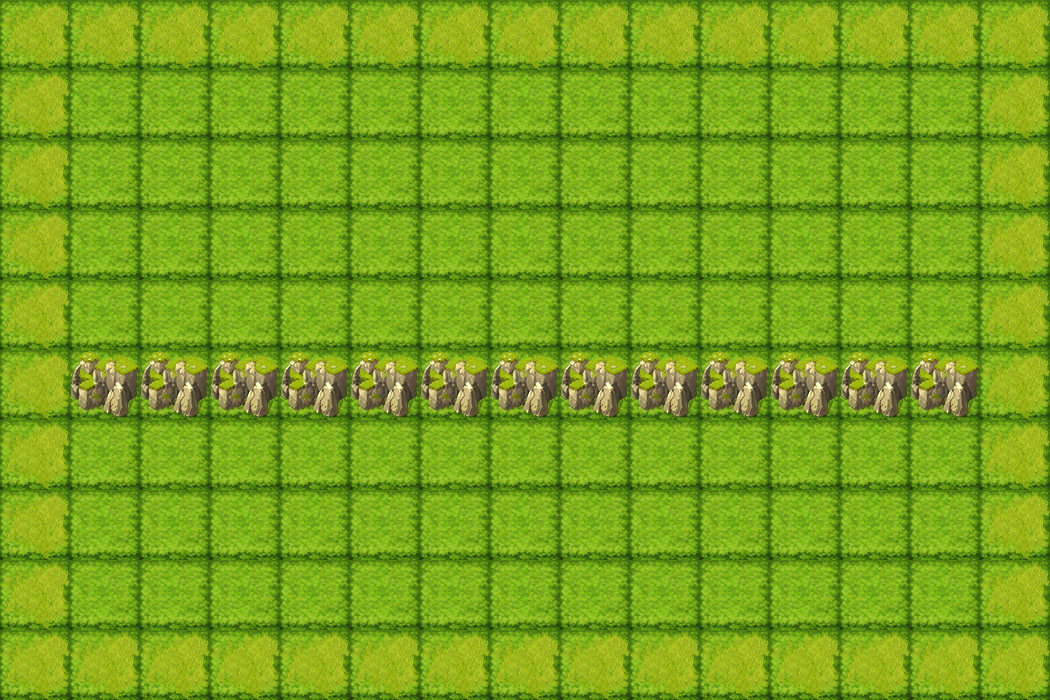

Tiled map render using the project's own tile images. Description and the map definition, with tile-layer contents summarised, below:
An orthogonal 15x10 tile map with 70x70 px tiles, 2 tile layers (bgLayer, walkLayer) and 6 objects (player, key, exit, box_3, box_2, ...).

<map version="1.0" orientation="orthogonal" renderorder="right-down" width="15" height="10" tilewidth="70" tileheight="70" nextobjectid="8">
 <properties>
  <property name="hp" value="410" />
  <property name="speed" value="500" />
 </properties>
 <tileset firstgid="1" name="222" tilewidth="70" tileheight="70" tilecount="56">
  <image source="222.png" width="560" height="490" />
 </tileset>
 <layer name="bgLayer" width="15" height="10">
  <data>[150 cells, 150 non-empty, 1 distinct tile ids]</data>
 </layer>
 <layer name="walkLayer" width="15" height="10">
  <data>[150 cells, 59 non-empty, 2 distinct tile ids]</data>
 </layer>
 <objectgroup name="object0">
  <object id="1" name="player" x="70" y="280" width="70" height="70" />
 </objectgroup>
 <objectgroup name="object1">
  <object id="2" name="key" x="350" y="280" width="70" height="70" />
  <object id="3" name="exit" x="910" y="280" width="70" height="70" />
 </objectgroup>
 <objectgroup name="object2">
  <object id="4" name="box_3" x="630" y="280" width="70" height="70" />
  <object id="5" name="box_2" x="700" y="280" width="70" height="70" />
  <object id="6" name="box_1" x="770" y="280" width="70" height="70" />
 </objectgroup>
 <objectgroup name="object3" />
 <objectgroup name="object4" />
</map>
